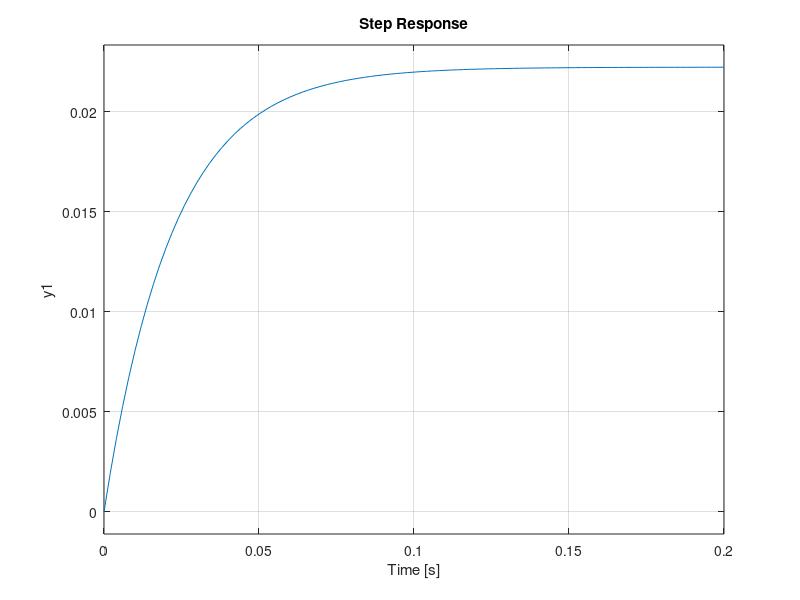

Write the MATLAB code that produced this figure. (Note: this script raises an error after producing the figure.)
%Step Response of a First Order Unity Feedback System
a=44;
s=tf('s');
G=(1)/(s+a);
t=feedback(G,1)
figure(1)
step(t)
stepinfo(G)
title("Step Response of a First Order Unity Feedback System")

%Impulse Response of a First Order Unity Feedback System
a=44;
s=tf('s');
G=(1)/(s+a);
t=feedback(G,1)
figure(2)
impulse(t)
stepinfo(t)
title("Impulse Response of a First Order Unity Feedback System")
